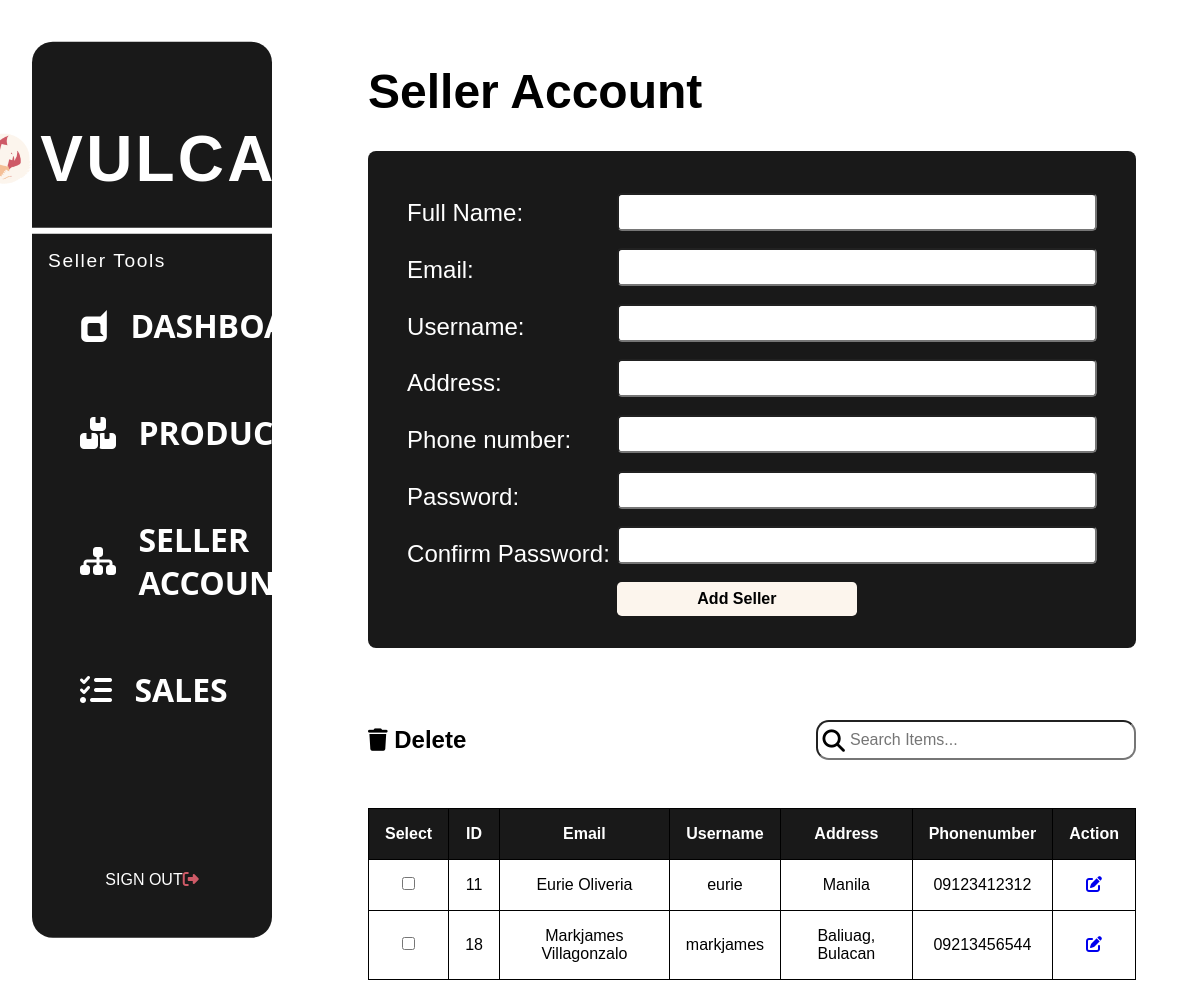
Screenshot of /php/seller-account.php (signed in) with the database file from the repository.
### tables this page shows
CREATE TABLE `tbusers` (
  `user_id` int(11) NOT NULL,
  `user_fullName` varchar(255) NOT NULL,
  `user_username` varchar(255) NOT NULL,
  `user_password` varchar(255) NOT NULL,
  `user_email` varchar(255) NOT NULL,
  `user_contactNo` varchar(255) NOT NULL,
  `user_address` varchar(255) NOT NULL,
  `acc_type` varchar(255) NOT NULL
);

### php/seller-account.php (the view, shortened to what this page needs)
<!DOCTYPE html>
<html lang="en">
<head>
    <link rel="stylesheet" href="../styles/seller-account.css">
</head>
<body>
<div class="seller-container">
        <?php include("../php/dashboard.php"); ?>
        <div class="form-container">
            <h1 class="title">Seller Account</h1>
            <form method="POST" class="first-form" enctype="multipart/form-data">
                <div class="data">
                    <div class="labels">
                        <label for="txt-fullname">Full Name:</label>
                        <label for="txt-email">Email:</label>
                        <label for="txt-username">Username:</label>
                        <label for="txt-address">Address:</label>
                        <label for="txt-phonenumber">Phone number:</label>
                        <label for="txt-password">Password:</label>
                        <label for="txt-confirmpassword">Confirm Password:</label>
                    </div>
                    <div class="inputs">
                        <input type="text" name="txt-fullname" id="txt-fullname" required>
                        <input type="email" name="txt-email" id="txt-email" required>
                        <input type="text" name="txt-username" id="txt-username" required>
                        <input type="text" name="txt-address" id="txt-address" required>
                        <input type="text" name="txt-phonenumber" id="txt-phonenumber" maxlength="11" required>
                        <input type="password" name="txt-password" id="txt-password" required>
                        <input type="password" name="txt-confirmpassword" id="txt-confirmpassword" required>
                        <input type="submit" name="add-btn" id="add-btn" value="Add Seller">
                    </div>
            </form>
        </div>
        <div class="table-actions">
        <div class="delete-container">
            <button type="button" onclick="handleDelete()"><i class="fa-solid fa-trash"><span class="delete"> Delete</span></i></button>
        </div>
        <div class="product-search">
            <i class="fa-solid fa-magnifying-glass"></i>
            <form method="GET" action="" id="searchForm">
                <input type="search" name="search" placeholder="Search Items..."  value="<?php echo isset($_GET['search']) ? $_GET['search'] : ''; ?>">
            </form>
        </div>
    </div>
    <div class="product-table">
        <form method = 'POST' action='./delete-account.php' id="sellerForm">
            <table>
                <tr>
                    <th>Select</th>
                    <th>ID</th>
                    <th>Email</th>
                    <th>Username</th>
                    <th>Address</th>
                    <th>Phonenumber</th>
                    <th>Action</th>
                </tr>
                <?php
                    include('conn.php');
                    $searchTerm = isset($_GET['search']) ? $_GET['search'] : '';
                    $sql = "SELECT `user_id`, `user_fullName`, `user_username`, `user_password`, `user_email`, `user_contactNo`, `user_address`, `acc_type` FROM `tbusers` where `user_fullname` like '%$searchTerm%'";
                    $result = $conn->query($sql);
                    while($row = $result->fetch_assoc()){
                        echo "<tr>";
                        echo "<td class='check'><input type = 'checkbox' name = 'user_ids[]' value = '".$row['user_id']."'></td>";
                        echo "<td>" . $row["user_id"] . "</td>";
                        echo "<td>" . $row["user_fullName"] . "</td>";
                        echo "<td>" . $row["user_username"] . "</td>";
                        echo "<td>" . $row["user_address"] . "</td>";
                        echo "<td>" . $row["user_contactNo"] . "</td>";
                        echo "<td class='actions'>";
                        echo '<a href = "./seller.php?id='. $row["user_id"].'">';
                        echo "<i class='fa-solid fa-pen-to-square'></i></a>";
                        echo "</td>";
                        echo "</tr>";
                    }
                ?>
            </table>
        </form>
    </div>
    </div>
</body>
</html>

### styles/seller-account.css (style rules this page uses)
* { padding: 0; margin: 0; box-sizing: border-box; font-family: "poppins", sans-serif; }
.title { color: #000000; font-size: 3rem; }
.seller-container { display: flex; }
.form-container { padding: 2rem; margin: 2rem; width: 75%; height: 30%; display: flex; flex-direction: column; gap: 2rem; }
.form-container form { display: flex; flex-direction: column; gap: 1rem; }
.first-form { background-color: #191919; border-radius: 0.5rem; padding: 2rem; }
.data { display: flex; align-items: center; justify-content: space-evenly; }
.labels { display: flex; flex-direction: column; margin-bottom: 2.4rem; gap: 1.4rem; }
.labels label { color: #ffffff; font-size: 1.5rem; margin-top: 0.4rem; }
.inputs { display: flex; flex-direction: column; gap: 0.5rem; }
.inputs input { margin-top: 0.6rem; font-size: 1rem; width: 30rem; padding: 0.5rem; border-radius: 0.3rem; }
#add-btn { width: 15rem; padding: 0.5rem; border-radius: 0.3rem; font-size: 1rem; font-weight: bold; border: none; transition: 0.2s; background-color: #fcf5ed; }
.table-actions { display: flex; flex-direction: row; justify-content: space-between; }
.product-search { display: flex; align-items: center; }
.product-search i { position: relative; left: 1.8rem; top: 0.1rem; font-size: 1.4rem; }
.product-search input { border-radius: 0.8rem; padding-left: 2rem; font-size: 1rem; height: 2.5rem; width: 20rem; }
.delete-container { width: 100%; display: flex; align-items: center; }
.delete-container button { border: none; background-color: white; }
.delete-container span { font-size: 1.5rem; }
.table-actions { display: flex; align-items: center; justify-content: space-between; margin: 2.5rem 0 1rem 0; }
.fa-trash { font-size: 1.4rem; }
table, th, tr, td { border: 1px solid black; border-collapse: collapse; padding: 1rem; text-align: center; }
table { width: 100%; }
th { background-color: #191919; color: #ffffff; }

### styles/dashboard.css (style rules this page uses)
* { padding: 0; margin: 0; box-sizing: border-box; }

### rows the page displays
tbusers: user_id "11", user_fullName "Eurie Oliveria", user_username "eurie", user_address "Manila", user_contactNo "09123412312"
tbusers: user_id "18", user_fullName "Markjames Villagonzalo", user_username "markjames", user_address "Baliuag, Bulacan", user_contactNo "09213456544"
